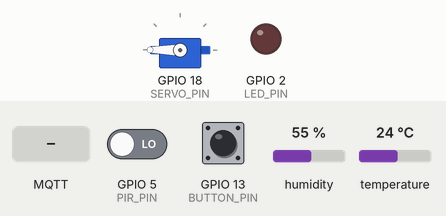
Recording of a sketch running on a simulated ESP32. Parts: servo, output pins drawn as LEDs (lit = HIGH). Dashed ring = blinking. The inputs (shaded band) are chosen by the test bench; at power-on: GPIO 13 (BUTTON_PIN) HIGH, GPIO 5 (PIR_PIN) LOW, humidity 55 %, temperature 24 °C. WiFi joins after 1.5 s; servers stay silent unless stated; no MQTT or app messages arrive unless stated; what the sketch prints to the serial monitor is not drawn.

Above: at 2.7 s.
2.8 s: GPIO 13 (BUTTON_PIN) pulled LOW for 1 s
At 2.92 s:
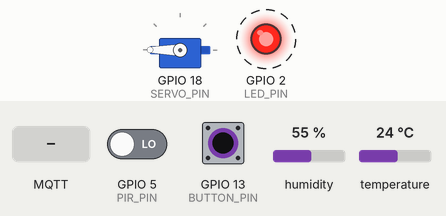
5.3 s: MQTT message "Geschlossen" arrives on the second subscribed topic
At 6.2 s:
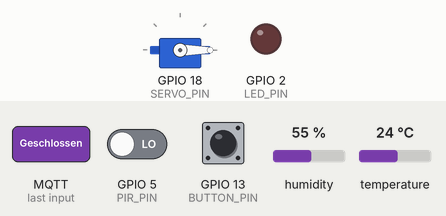
6.8 s: MQTT message "Ein" arrives on the first subscribed topic
At 7.3 s:
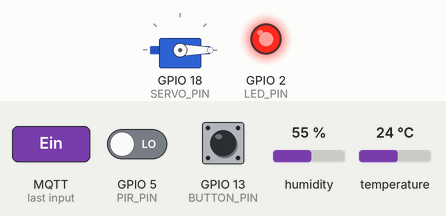
9.8 s: GPIO 13 (BUTTON_PIN) pulled LOW for 0.15 s
At 10.8 s:
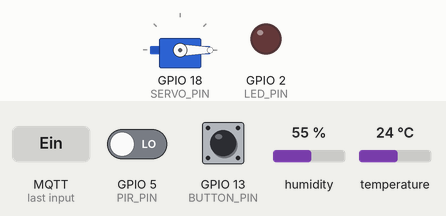
11.4 s: GPIO 13 (BUTTON_PIN) pulled LOW for 3.2 s
At 11.52 s:
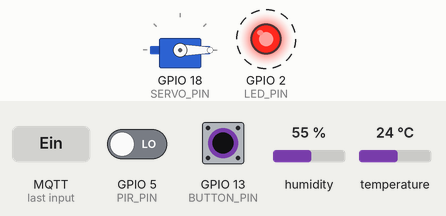
Timing chart, 0 to 15.9 s (numbered marks = the images above; inputs shaded):
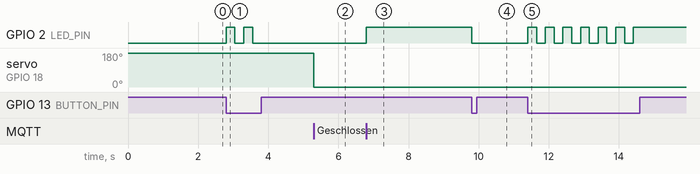

The sketch:

sketch.ino
```cpp
#include <ESP32Servo.h>
#include <DHTesp.h>
#include <WiFi.h>
#include <PubSubClient.h>

// =====================================================
// WLAN + MQTT
// =====================================================

const char* ssid = "Wokwi-GUEST";
const char* password = "";

const char* mqtt_server = "test.mosquitto.org";

WiFiClient espClient;
PubSubClient client(espClient);

// =====================================================
// PIN-BELEGUNG, ESP 32
// =====================================================

// LED
const int LED_PIN = 2;

// PIR-Bewegungsmelder
const int PIR_PIN = 5;

// Taster
const int BUTTON_PIN = 13;

// DHT22 Temperatur- und Luftfeuchtigkeitssensor
const int DHT_PIN = 16;

// Servo (Rollo)
const int SERVO_PIN = 18;

// =====================================================
// OBJEKTE ERSTELLEN
// =====================================================

Servo rollo;
DHTesp dht;

// =====================================================
// VARIABLEN
// =====================================================

// LED Status speichern
bool ledStatus = false;

// PIR Status speichern
bool letzteBewegung = false;

// Rollo Status speichern
String rolloStatus = "Offen";

// Zeitsteuerung für DHT22
unsigned long letzteMessung = 0;
const unsigned long messIntervall = 5000;

// =====================================================
// WLAN VERBINDEN
// =====================================================

void setupWifi() {

  Serial.println("Verbinde WLAN...");

  WiFi.begin(ssid, password);

  while (WiFi.status() != WL_CONNECTED) {
    delay(500);
    Serial.print(".");
  }

  Serial.println();
  Serial.println("WLAN verbunden!");
}

// =====================================================
// MQTT VERBINDEN
// =====================================================

void reconnectMQTT() {

  while (!client.connected()) {

    Serial.println("Verbinde MQTT...");

    if (client.connect("easyHomeESP32")) {

      Serial.println("MQTT verbunden!");

  client.subscribe("easyHome/Wohnung/Wohnzimmer/Licht");

  client.subscribe("easyHome/Wohnung/Wohnzimmer/Rollo");

      // Anfangswerte senden
  client.publish(
    "easyHome/Wohnung/Wohnzimmer/Licht",
    "Wohnzimmerlicht AUS"
  );

  client.publish(
    "easyHome/Wohnung/Flur/Bewegung",
    "Keine Bewegung"
  );


    } else {

      Serial.print("MQTT Fehler: ");
      Serial.println(client.state());

      delay(2000);
    }
  }
}
// =====================================================
// MQTT CALLBACK
// =====================================================

void callback(char* topic, byte* payload, unsigned int length) {

  String nachricht = "";

  for (int i = 0; i < length; i++) {
    nachricht += (char)payload[i];
  }

  Serial.print("Nachricht empfangen: ");
  Serial.println(nachricht);

  if (String(topic) == "easyHome/Wohnung/Wohnzimmer/Licht") {

    if (nachricht == "Ein") {
      digitalWrite(LED_PIN, HIGH);
      ledStatus = true;
    }

    else if (nachricht == "Aus") {
      digitalWrite(LED_PIN, LOW);
      ledStatus = false;
    }
  }

if (String(topic) == "easyHome/Wohnung/Wohnzimmer/Rollo") {

  if (nachricht == "Offen") {

    rollo.write(180);
    rolloStatus = "Offen";

    Serial.println("Rollo geöffnet");

  }

  else if (nachricht == "Geschlossen") {

    rollo.write(0);
    rolloStatus = "Geschlossen";

    Serial.println("Rollo geschlossen");

  }
}

}

// =====================================================
// SETUP
// =====================================================

void setup() {

  Serial.begin(115200);

  setupWifi();

  client.setServer(mqtt_server, 1883);

  client.setCallback(callback);

  // ---------- LED ----------
  pinMode(LED_PIN, OUTPUT);

  // ---------- PIR ----------
  pinMode(PIR_PIN, INPUT);

  // ---------- TASTER ----------
  pinMode(BUTTON_PIN, INPUT_PULLUP);

  // ---------- DHT22 ----------
  dht.setup(DHT_PIN, DHTesp::DHT22);

  // ---------- SERVO ----------
  rollo.attach(SERVO_PIN);

  // Rollo startet vollständig geöffnet
  rollo.write(180);

  Serial.println("Smart Home System gestartet");
}

// =====================================================
// LOOP
// =====================================================

void loop() {

  // MQTT Verbindung prüfen
  if (!client.connected()) {
    reconnectMQTT();
  }

  client.loop();

  // =====================================================
  // TASTER + LED/Licht
  // =====================================================

  if (digitalRead(BUTTON_PIN) == LOW) {

    ledStatus = !ledStatus;

    digitalWrite(LED_PIN, ledStatus);

    Serial.println("Wohnzimmerlichtschalter betätigt");

    if (ledStatus) {

      client.publish(
        "easyHome/Wohnung/Wohnzimmer/Licht",
        "Ein"
      );

      Serial.println("Wohnzimmerlicht: EIN");

    } else {

      client.publish(
        "easyHome/Wohnung/Wohnzimmer/Licht",
        "Aus"
      );

      Serial.println("Wohnzimmerlicht: AUS");
    }

    delay(250);
  }

  // =====================================================
  // PIR SENSOR/ Bewegungsmelder
  // =====================================================

  bool aktuelleBewegung = digitalRead(PIR_PIN);

  if (aktuelleBewegung != letzteBewegung) {

  if (aktuelleBewegung) {

    Serial.println("Bewegung im Flur erkannt");

    client.publish(
      "easyHome/Wohnung/Flur/Bewegung",
      "Bewegung erkannt"
    );

  } else {

    Serial.println("Keine Bewegung im Flur");

    client.publish(
      "easyHome/Wohnung/Flur/Bewegung",
      "Keine Bewegung"
    );
  }

  letzteBewegung = aktuelleBewegung;
}

  // =====================================================
  // DHT22 SENSOR/ Temperatursensor/ Luftfeuchtigkeitsensor
  // =====================================================

  if (millis() - letzteMessung >= messIntervall) {

    TempAndHumidity data = dht.getTempAndHumidity();

    Serial.print("Temperatur: ");
    Serial.print(data.temperature);
    Serial.println(" °C");

    Serial.print("Luftfeuchtigkeit: ");
    Serial.print(data.humidity);
    Serial.println(" %");

    Serial.println("--------------------------");
  // MQTT Temperatur senden
String temperatur = String(data.temperature);

client.publish(
  "easyHome/Wohnung/Flur/Temperatur",
  temperatur.c_str()
);

// MQTT Luftfeuchtigkeit senden
String luftfeuchtigkeit = String(data.humidity);

client.publish(
  "easyHome/Wohnung/Flur/Luftfeuchtigkeit",
  luftfeuchtigkeit.c_str()
);
    letzteMessung = millis();
  }
}
```

Measured:
- after the input at 2.8 s, GPIO 2 (LED_PIN): alternates HIGH for 0.25 s and LOW for 0.25 s, 4 changes in all, then stays LOW, starting at once
- after the input at 5.3 s, servo on GPIO 18 (SERVO_PIN): 180° → 0° at once
- after the input at 6.8 s, GPIO 2 (LED_PIN): LOW → HIGH at once
- after the input at 9.8 s, GPIO 2 (LED_PIN): HIGH → LOW at once
- after the input at 11.4 s, GPIO 2 (LED_PIN): alternates HIGH for 0.25 s and LOW for 0.25 s, 13 changes in all, then stays HIGH, starting at once
